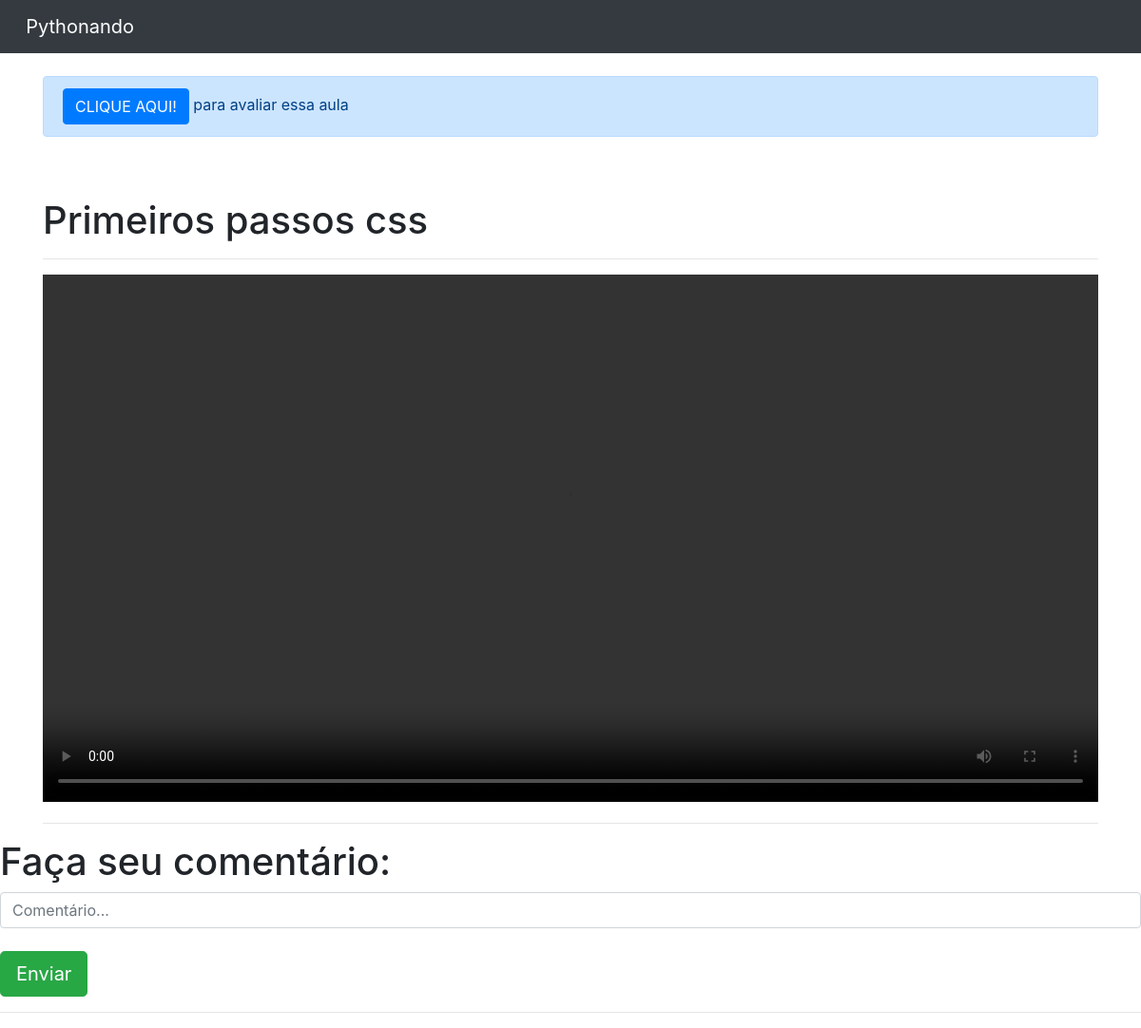
The app's page /home/aula/2 (signed in), older data.
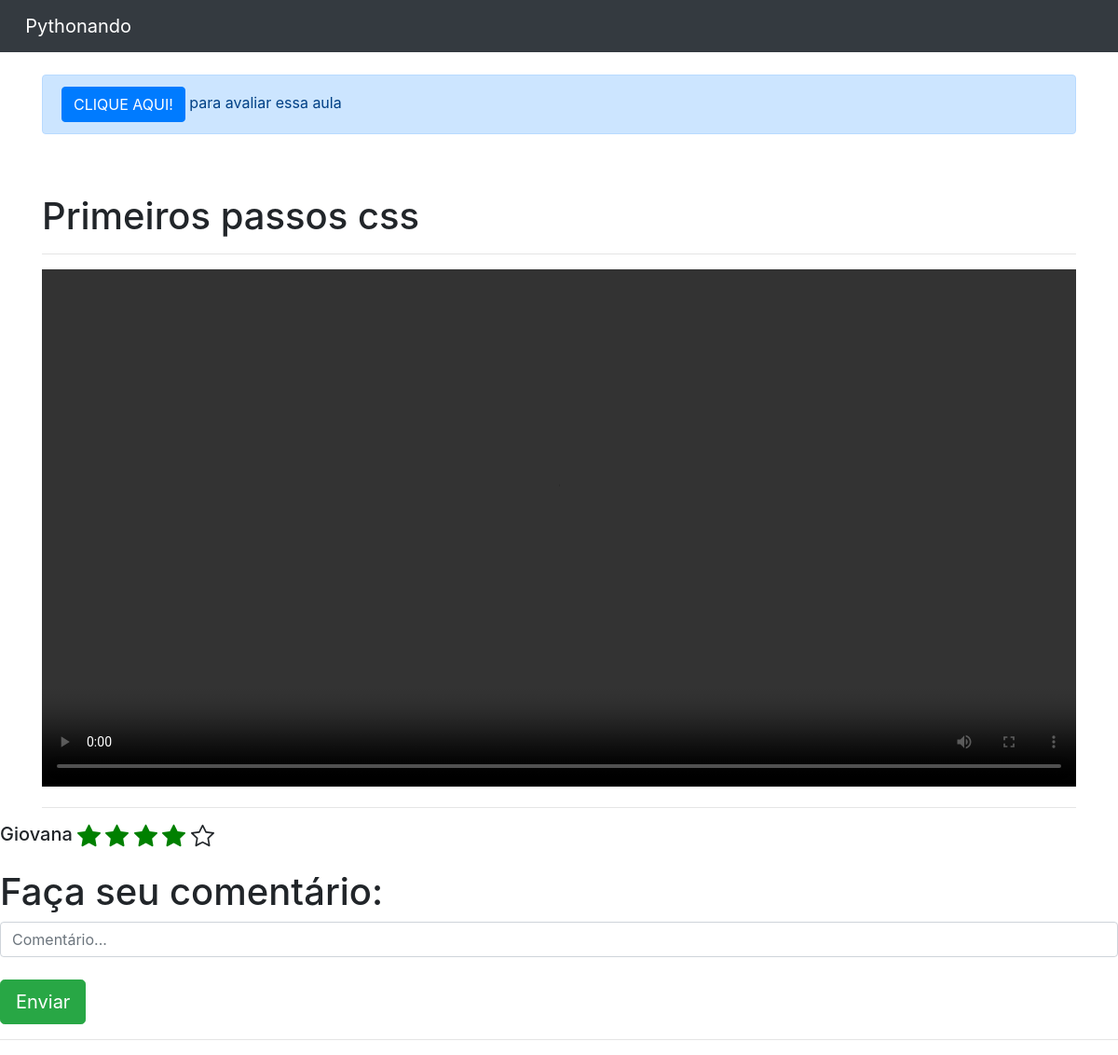
The same page, newer data.
### cursos/models.py (models this page shows, shortened)
class Aulas(models.Model):
    nome = models.CharField(max_length = 100)
    descricao = models.TextField()
    aula = models.FileField(upload_to = "aulas")
    curso = models.ForeignKey(Cursos, on_delete = models.DO_NOTHING)
    class Meta:
        verbose_name = "Aula"
        verbose_name_plural = "Aulas"

class NotasAulas(models.Model):
    choices = (
        ('p', 'Péssimo'),
        ('r', 'Ruim'),
        ('re', 'Regular'),
        ('b', 'bom'),
        ('o', 'Ótimo')
    )
    aula = models.ForeignKey(Aulas, on_delete=models.DO_NOTHING)
    nota = models.CharField(max_length=50, choices=choices)
    usuario = models.ForeignKey(Usuario, on_delete=models.DO_NOTHING)
    class Meta:
        verbose_name = "Notas aula"
        verbose_name_plural = "Notas Aulas"

### usuarios/models.py (models this page shows)
class Usuario(models.Model):
    nome = models.CharField(max_length = 50)
    email = models.EmailField()
    senha = models.CharField(max_length = 64)
    def __str__(self) -> str:
        return self.nome
    class Meta:
        verbose_name = "Usuario"
        verbose_name_plural = "Usuarios"

### cursos/views.py (the view)
# urls.py: path('aula/<int:id>', views.aula, name = 'aula'),
def aula(request, id):
    if request.session.get('usuario'):
        aula = Aulas.objects.get(id = id)
        usuario_id = request.session['usuario']
        comentarios = Comentarios.objects.filter(aula = aula).order_by('-data')
        request_usuario = request.session.get('usuario')
        usuario_avaliou = NotasAulas.objects.filter(aula_id = id).filter(usuario_id = request_usuario)
        avaliacoes = NotasAulas.objects.filter(aula_id = id) #exibir todas as avaliacoes
        return render(request, 'aula.html', {'aula': aula,
                                            'usuario_id': usuario_id,
                                            'comentarios': comentarios,
                                            'request_usuario': request_usuario,
                                            'usuario_avaliou': usuario_avaliou,
                                            'avaliacoes': avaliacoes})
    else:
        return redirect('/auth/login/?status=2')

### cursos/templatestags/filtros.py (called while the page is built)
@register.filter
def return_list(value, arg):
    return [i for i in range(int(arg))]

### cursos/templates/aula.html (shortened to what this page needs)
{% extends 'base.html'%}
{% load filtros %}
{% block 'body' %}
<div class="container">
    {% if not usuario_avaliou %}
    <br>
        <div class="alert alert-primary" role="alert">
            <button type="button" class="btn btn-primary" data-toggle="modal" data-target="#exampleModal">
                CLIQUE AQUI!
            </button> para avaliar essa aula
        </div>
    {% endif %}
    <br>
    <br>
    <h1>{{aula.nome}}</h1>
    <hr>
    <video  width="100%" controls>
        <source src="{{aula.aula.url}}" type="video/mp4">
    </video>
    <hr>
    </div>
    <div id="avaliacoes">
        {% for i in avaliacoes%}
        <h5 style="display: inline;">
            {{i.usuario}}
        </h5>
        <br>
        <br>
        {% endfor %}
    </div>
    <h1>Faça seu comentário: </h1>
    <input id="comentario" type="text" placeholder="Comentário..." class="form-control">
    <br>
    <input onclick="envia_comentario()" type="button" value="Enviar" class="btn btn-success btn-lg">
    <hr>
{% endblock %}

### templates/base.html (shortened to what this page needs)
<!doctype html>
<html lang="pt-BR">
    <head>
    <link rel="stylesheet" href="https://cdn.jsdelivr.net/npm/bootstrap@4.6.0/dist/css/bootstrap.min.css">
    </head>
    <body>
    <nav class="navbar navbar-dark bg-dark">
        <a class="navbar-brand" href="{% url 'home' %}">&nbsp&nbspPythonando</a>
    </nav>
    {% block 'body'%}{% endblock %}
    </body>
</html>

Row changes from the older to the newer data that the page shows:
added NotasAulas: usuario "Giovana", nota "b" (drawn)
